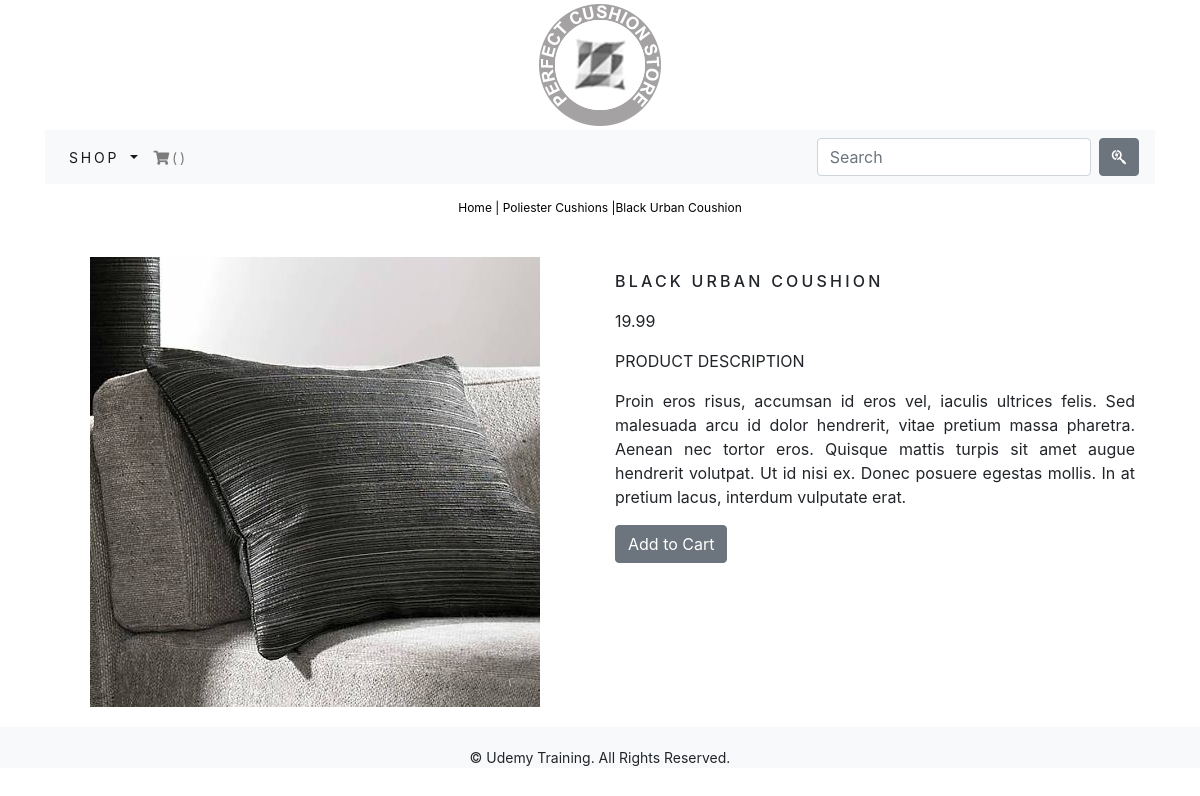
The app's page /shop/poliester-cushions/black-urban-coushion/ with its own data.
### shop/models.py (models this page shows, shortened)
class Product(models.Model):
    name        = models.CharField(max_length=250, unique=True)
    slug        = models.SlugField(max_length=250, unique=True)
    description = models.TextField(blank=True)
    category    = models.ForeignKey(Category, on_delete=models.CASCADE)
    price       = models.DecimalField(max_digits=10, decimal_places=2)
    image       = models.ImageField(upload_to='product', blank=True)
    stock       = models.IntegerField()
    available   = models.BooleanField(default=True)
    created     = models.DateTimeField(auto_now_add=True)
    updated     = models.DateTimeField(auto_now=True)
    class Meta:
        ordering = ('name',)
        verbose_name = 'product'
        verbose_name_plural = 'products'

class Category(models.Model):
    name        = models.CharField(max_length=250, unique=True)
    slug        = models.SlugField(max_length=250, unique=True)
    description = models.TextField(blank=True)
    image       = models.ImageField(upload_to='category', blank=True)
    class Meta:
        ordering = ('name',)
        verbose_name = 'category'
        verbose_name_plural = 'categories'
    def get_url(self):
        return reverse('shop:products_by_category',args=[self.slug])
    def __str__(self):
        return '{}'.format(self.name)

### shop/views.py (the view)
# urls.py: path('<slug:c_slug>/<slug:product_slug>/', views.ProdCatDetail, name='ProdCatDetail'),
def ProdCatDetail(request, c_slug, product_slug):
    try:
        product = Product.objects.get(category__slug=c_slug, slug=product_slug)
    except Exception as e:
        raise e
    return render(request, 'shop/product.html', {'product':product})

### shop/context_processors.py (called while the page is built)
def menu_links(request):
    links = Category.objects.all()
    return dict(links=links)

### shop/templates/shop/product.html (shortened to what this page needs)
{% extends "base.html" %}
{% load staticfiles %}
{% block content %}
	<div class="row my_prod_row_class">
		<div class="mx-auto">
			<p>
			<a href="{% url 'shop:allProdCat' %}">Home</a> |
			<a href="{{ product.category.get_url }}">
			{{ product.category }} </a> |{{product.name}}
			</p>
		</div>
		<div class="container">
			<br>
			<div class="row">
				<div class="col-12 col-sm-12 col-md-12 col-lg-6 text-center">
					<div style="min-width:18rem">
						<img src="{{ product.image.url }}" alt="{{product.name}}">
					</div>
				</div>
				<div class="col-12 col-sm-12 col-md-12 col-lg-6">
					<div>
						<h1 class="my_prod_title">{{product.name}}</h1>
						<p>{{product.price}}<p>
						<p class="my_title">Product Description</p>
						<p class="text-justify my_prod_text">{{product.description}}</p>
						{% if product.stock <= 0 %}
							<p class="text-justify my_prod_text"><b>Out of Stock</b></p>
						{% else %}
							<a class="btn btn-secondary" href="{% url 'cart:add_cart' product.id %}">Add to Cart</a>
						{% endif %}
					</div>
				</div>
			</div>
		</div>
	</div>
{% endblock %}

### static/css/custom.css (style rules this page uses)
.my_title { font-size:16px; text-transform: uppercase; letter-spacing: .2en; }
.my_prod_row_class { padding-top:15px; padding-bottom:20px; }
.my_prod_row_class .mx-auto p { color: #000; font-size:12px; }
.my_prod_row_class .mx-auto p a { color: #000; font-size:12px; text-decoration: none; }
.my_prod_title { font-size:16px; text-transform: uppercase; letter-spacing:.2em; padding-top:15px; padding-bottom:10px; }
.my_prod_text { padding-right:20px; }

### records on screen
Product: category "Poliester Cushions", name "Black Urban Coushion", image (picture), name "BLACK URBAN COUSHION", price "19.99", description "Proin eros risus, accumsan id eros vel, iaculis ultrices felis. Sed malesuada arcu id dolor hendrerit, vitae pretium massa pharetra. Aenean nec tortor eros. Quisque mattis turpis sit amet augue hendrerit volutpat. Ut id nisi ex. Donec posuere egestas mollis. In at pretium lacus, interdum vulputate erat."
